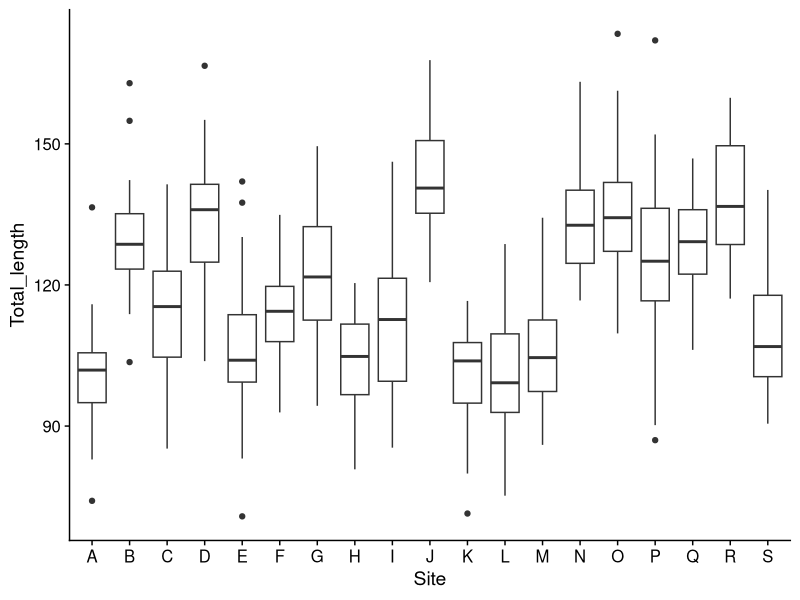
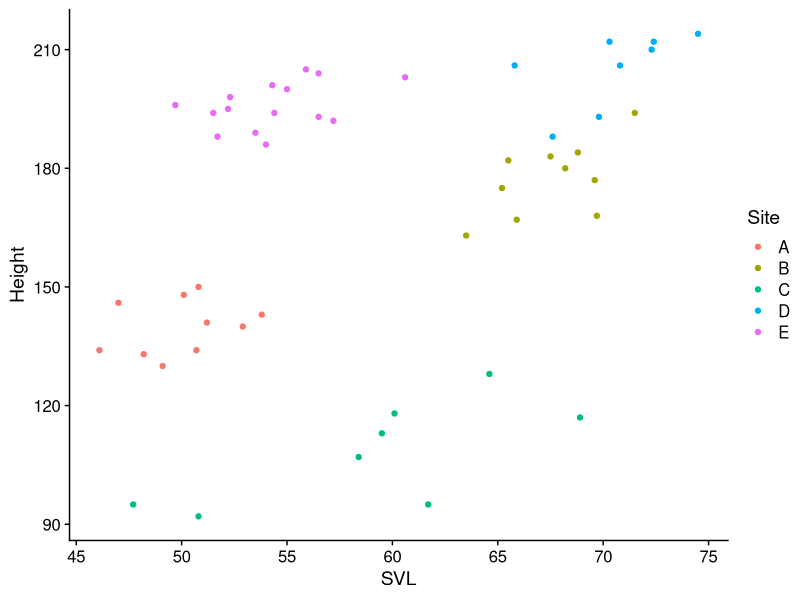
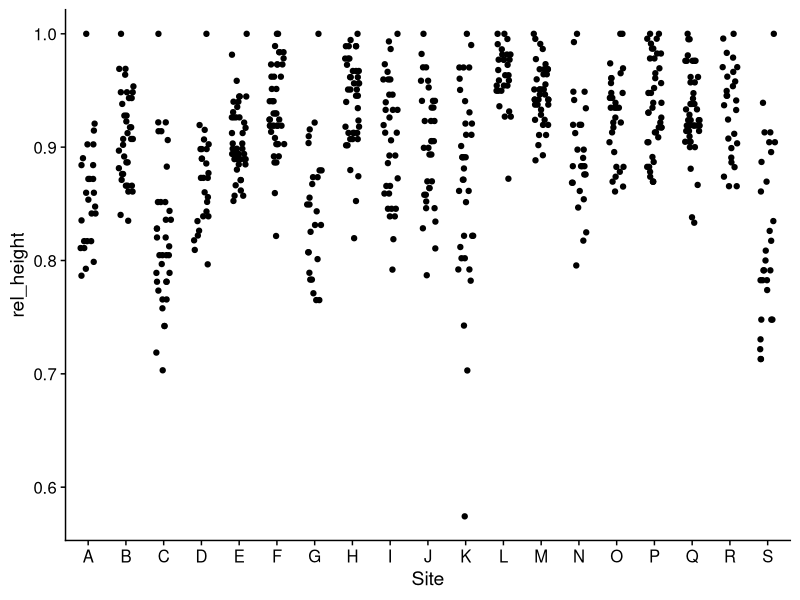

Here is the R script that generated these plots, in order:
## ---- chunk 1
# This invisible block is a workaround for Travis CI not having the tidyverse meta-package; 
library(ggplot2)
library(dplyr)
library(readr)
library(tibble)
library(forcats)
library(cowplot)
theme_set(theme_cowplot())
lizards <- read_csv("example_data/anoles.csv") # See Appendix A if you don't have this data
# Capture View()
real_view = View
View = function(x,...){
  # Scrollable table output
  # knitr::kable(head(x))
  x |> head(n = 10) |> 
  kableExtra::kbl() |> 
  kableExtra::kable_paper() |> 
  kableExtra::scroll_box(width = "100%")
} 
## ---- chunk 2
log(mean(sqrt(abs(-50:50))), base = 12)
## ---- chunk 3
-50:50 |> abs() |> sqrt() |> 
  mean() |> log(base = 12)
## ---- chunk 4
mutate(.data = lizards, total_length = SVL + Tail) |> 
  View() # Use View to look at the results in RStudio
## ---- chunk 5
mutate(lizards, # generally, the .data argument is not named
       # All subsequent arguments refer to new columns
       total_length = SVL + Tail,
       rel_limb = Limb/SVL,
       log_total_length = log(total_length),
       # You can also change an existing column by saving something to its name
       Color_morph = paste(Color_morph, "morph") # add "morph" after each color
       ) |> View()
## ---- chunk 6
lizards_full = lizards |> # It's also traditional to pipe the data argument in
  mutate(total_length = SVL + Tail,
         rel_limb = Limb/SVL,
         log_total_length = log(total_length)) 
## ---- chunk 7
lizards |> 
  mutate(Total_length = SVL + Tail) |> 
  ggplot(aes(x = Site, y = Total_length)) +
  geom_boxplot()
## ---- chunk 8
lizards |> mutate(
  intercept = 1, # Add a constant
  row_number = 1:n() # the n() function tells you how many rows are 
    # in the current data frame (it only works in mutate & related functions)
) |>  View()
## ---- chunk 9
lizards |> 
  mutate(large = SVL > 60) |> 
  View()
## ---- chunk 10
lizards |>
  mutate(large = SVL > 60) |> 
  filter(large) |> 
  View()
## ---- chunk 11
lizards |> filter(SVL > 60) |> View()
## ---- chunk 12
c(1, 2) == c(2, 3) - 1
c(1, 2, 3) == c(1, 4, 9)
c(1, 2) == c(2, 1) # positions don't match
c(1, 2, 3, 4, 5) %in% c(1, 2) # for %in%, position only matters for the left argument
## ---- chunk 13
lizards |> 
  filter(Color_morph == "Blue",
         Site %in% c("A", "B", "C", "D", "E")) |> 
  ggplot(aes(x = SVL, y = Height, color = Site)) + geom_point()
## ---- chunk 14
lizards |> select(Site, Color_morph, SVL) |> View()
## ---- chunk 15
lizards |> select(1, 2, 7) |> View()
## ---- chunk 16
lizards |> select(1:4, 7) |> View()
## ---- chunk 17
lizards |> select("Site", "Color_morph", "SVL") |> View()
## ---- chunk 18
select_vars = c("Site", "Color_morph", "SVL")
lizards |> 
  select(all_of(select_vars)) |> # without all_of, it would try to look for a column called "select_vars"
  View()
## ---- chunk 19
lizards |> select(-Color_morph, -Limb) |> View()
## ---- chunk 20
lizards |> select(-(1:5)) |> View()
## ---- chunk 21
lizards |> 
  select(where(is.numeric)) |> 
  View()
## ---- chunk 22
lizards |> arrange(Mass) |> View()
## ---- chunk 23
lizards |> arrange(desc(Mass)) |> View()
## ---- chunk 24
lizards |> arrange(Site) |> View()
## ---- chunk 25
lizards |> arrange(Site, Color_morph, SVL) |> View()
## ---- chunk 26
lizards |> 
  arrange(desc(SVL)) |> 
  mutate(size_rank = 1:n()) |>
  View()
## ---- chunk 27
lizards |> 
  summarize(mean_SVL = mean(SVL), 
            sd_SVL = sd(SVL),
            med_SVL = median(SVL), 
            count = n()) |> 
  View()
## ---- chunk 28
lizards |> 
  summarize(freq_Blue = mean(Color_morph == "Blue"),
            freq_Brown = mean(Color_morph == "Brown"),
            freq_Green = mean(Color_morph == "Green")
            )
## ---- chunk 29
lizards |> 
  summarize(
    across(.cols = c(SVL, Tail),
           .fns = mean)
    ) |> View()
## ---- chunk 30
lizards |> 
  summarize(
    across(.cols = where(is.numeric), # apply to all numeric functions
           .fns = c(Mean = mean, StDev = sd)) # named vector (Mean and StDev)
    ) |> View()
## ---- chunk 31
lizards |> group_by(Site)
## ---- chunk 32
lizards |> group_by(Site) |> 
  summarize(mean_SVL = mean(SVL),
            sd_SVL = sd(SVL),
            count = n()) |> 
  View()
## ---- chunk 33
lizards |> group_by(Site, Color_morph) |> 
  summarize(mean_SVL = mean(SVL), 
            count = n()) |> 
  ungroup() |> # Removes grouping; usually a good idea at the end unless you want surprises
  View()
## ---- chunk 34
lizards |> group_by(Site) |> 
  mutate(
    rel_height = Height/max(Height)) |> 
    # max(Height) returns the max height in each site
  ungroup() |> 
  ggplot(aes(x = Site, y = rel_height)) + 
  geom_jitter(width = .2, height = 0)
## ---- chunk 35
lizards |> 
  group_by(Site, Color_morph) |> 
  summarize(count = n()) |> 
  # count is the total number of each morph at each site
  group_by(Site) |> 
  # Calculate color morph frequency at each site
  mutate(site_frequency = count / sum(count)) |> 
  View()
